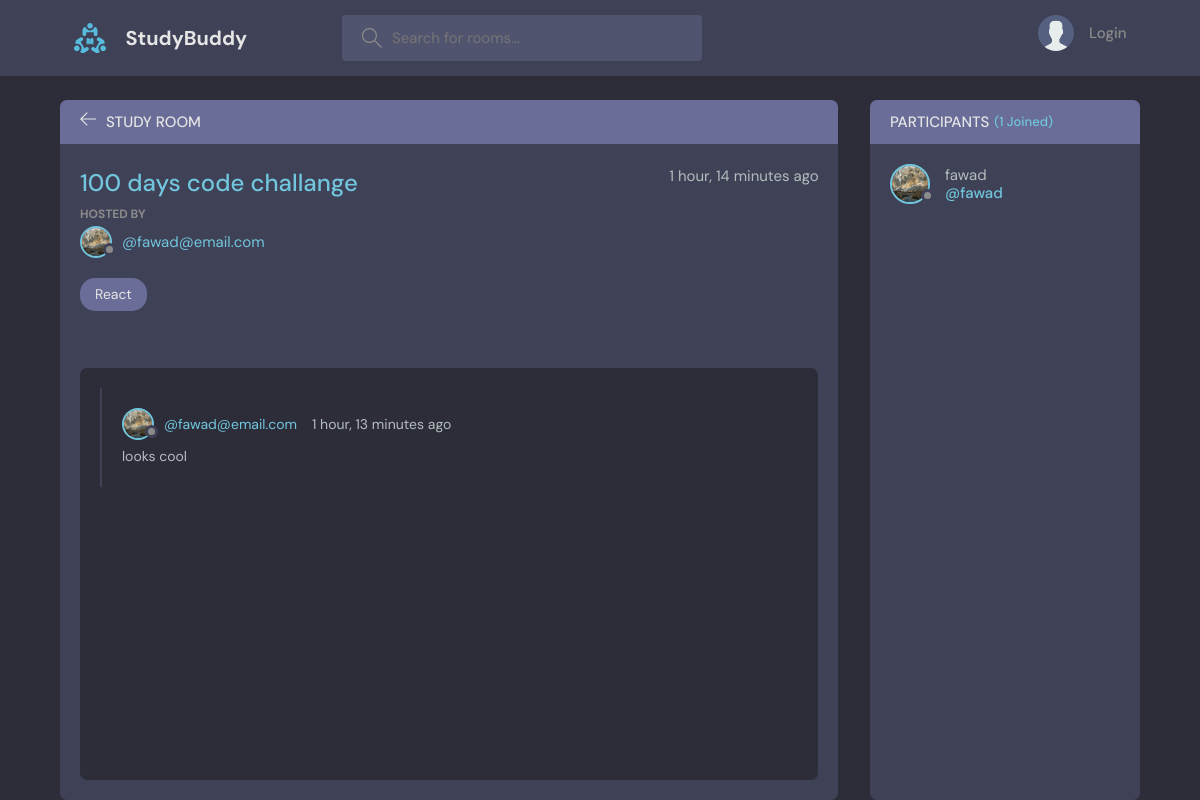
/room/1, run on the app's committed database.
### base/models.py (models this page shows, shortened)
class Room(models.Model):
    host = models.ForeignKey(User, on_delete=models.SET_NULL, null=True)
    topic = models.ForeignKey(Topic, on_delete=models.SET_NULL, null=True)
    name = models.CharField(max_length=200)
    description = models.TextField(null=True, blank=True)
    participants = models.ManyToManyField(User, related_name='participants', blank=True)
    updated = models.DateTimeField(auto_now=True)
    created = models.DateTimeField(auto_now_add=True)
    class Meta:
        ordering = ['-updated','-created']

class User(AbstractUser):
    name = models.CharField(max_length=250, null=True)
    email = models.EmailField(null=True, unique=True)
    bio = models.TextField(null=True)
    avatar = models.ImageField(null=True, default='avatar.svg')
    USERNAME_FIELD = 'email'
    REQUIRED_FIELDS = []

class Topic(models.Model):
    name = models.CharField(max_length=250)

class Message(models.Model):
    user = models.ForeignKey(User, on_delete=models.CASCADE)
    room = models.ForeignKey(Room, on_delete=models.CASCADE)
    body = models.TextField()
    updated = models.DateTimeField(auto_now=True)
    created = models.DateTimeField(auto_now_add=True)
    class Meta:
        ordering = ['-updated','-created']

### base/views.py (the view, shortened to what this page needs)
# urls.py: path('room/<str:pk>', views.room, name="room"),
def room(request, pk):
    room = Room.objects.get(id=pk)
    room_messages = room.message_set.all()
    participants = room.participants.all()
    context = {'room':room, 'room_messages':room_messages, 'participants':participants}
    return render(request, 'base/room.html', context)

### base/templates/base/room.html (shortened to what this page needs)
{% extends 'main.html' %} {% block content %}
<main class="profile-page layout layout--2">
  <div class="container">
    <div class="room">
      <div class="room__top">
        <div class="room__topLeft">
          <a href="{% url 'home' %}">
            <svg
              version="1.1"
              xmlns="http://www.w3.org/2000/svg"
              width="32"
              height="32"
              viewBox="0 0 32 32"
            >
              <title>arrow-left</title>
              <path
                d="M13.723 2.286l-13.723 13.714 13.719 13.714 1.616-1.611-10.96-10.96h27.625v-2.286h-27.625l10.965-10.965-1.616-1.607z"
              ></path>
            </svg>
          </a>
          <h3>Study Room</h3>
        </div>
      </div>
      <div class="room__box scroll">
        <div class="room__header scroll">
          <div class="room__info">
            <h3>{{room.name}}</h3>
            <span>{{room.created | timesince}} ago</span>
          </div>
          <div class="room__hosted">
            <p>Hosted By</p>
            <a
              href="{% url 'user-profile' room.host.id %}"
              class="room__author"
            >
              <div class="avatar avatar--small">
                <img src="{{room.host.avatar.url}}" />
              </div>
              <span>@{{room.host}}</span>
            </a>
          </div>
          <span class="room__topics">{{room.topic.name}}</span>
        </div>
        <div class="room__conversation">
          <div class="threads scroll">
            {% for message in room_messages %}
            <div class="thread">
              <div class="thread__top">
                <div class="thread__author">
                  <a
                    href="{% url 'user-profile' message.user.id %}"
                    class="thread__authorInfo"
                  >
                    <div class="avatar avatar--small">
                      <img
                        src="{{message.user.avatar.url}}"
                      />
                    </div>
                    <span>@{{message.user}}</span>
                  </a>
                  <span class="thread__date"
                    >{{message.created | timesince}} ago</span
                  >
                </div>
              </div>
              <div class="thread__details">{{message.body}}</div>
            </div>
            {% endfor %}
          </div>
        </div>
      </div>
    </div>
    <div class="participants">
      <h3 class="participants__top">
        Participants <span>({{participants.count}} Joined)</span>
      </h3>
      <div class="participants__list scroll">
        {% for user in participants %}
        <a href="{% url 'user-profile' user.id %}" class="participant">
          <div class="avatar avatar--medium">
            <img src="{{user.avatar.url}}" />
          </div>
          <p>
            {{user.username}}
            <span>@{{user.username}}</span>
          </p>
        </a>
        {% endfor %}
      </div>
    </div>
  </div>
</main>
{% endblock %}

### data on the page
Room: name "100 days code challange", created "1 hour, 14 minutes", host.avatar (picture), host "fawad@email.com", topic.name "React"
Message: user.avatar (picture), user "fawad@email.com", created "1 hour, 13 minutes", body "looks cool"
User: avatar (picture), username "fawad"

### other printed values
{{ participants.count }} "1"
